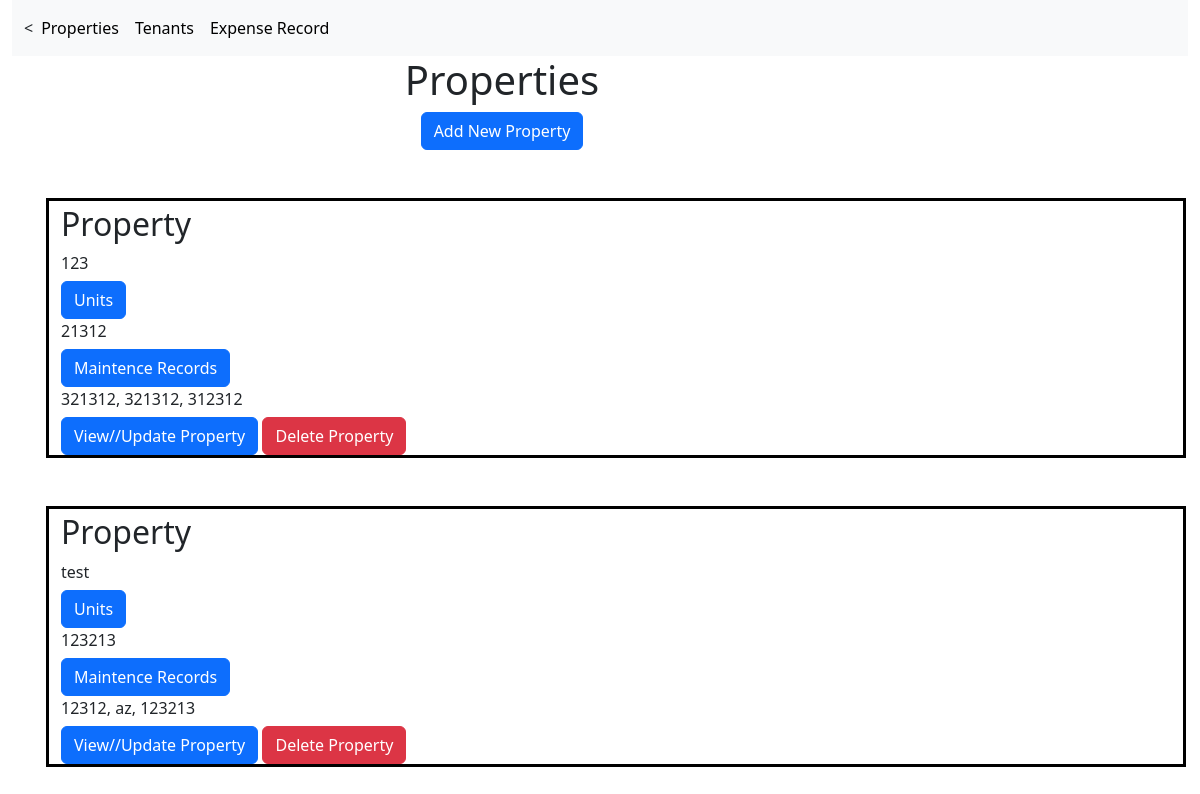
Before: / with the older database file.
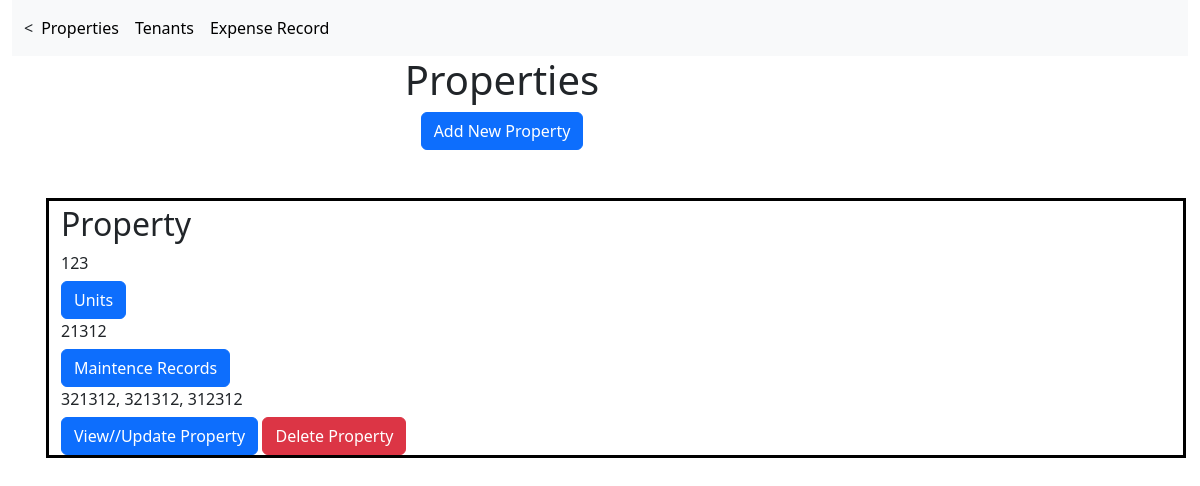
After: the same page with the newer database file.
### real_estate/models.py (models this page shows)
class Property(models.Model):
    property_id = models.BigAutoField(primary_key=True)
    name = models.TextField()
    street_addr = models.TextField()
    city = models.TextField()
    county = models.TextField(null=True)
    state_abrv = models.TextField()
    zip = models.TextField()
    purchase_date = models.DateField(blank=True, null=True)
    sqr_ft = models.TextField(blank=True, null=True)
    price_per_sqqr_ft = models.TextField(blank=True, null=True)
    purchase_price = models.TextField(blank=True, null=True)
    market_price = models.TextField(blank=True, null=True)
    num_of_units = models.TextField(blank=True, null=True)
    notes = models.TextField(null=True)
    class Meta:
        managed = True
        db_table = 'property'

### real_estate/views.py (the view)
# urls.py: path('', views.properties, name = 'properties_list'),
def properties(request):
    properties = Property.objects.all()
    return render(request, 'properties_list.html', {'properties':properties})

### real_estate/templates/properties_list.html
{% extends 'nav_bar.html' %}
{% block content%}
<div class="container-fluid">
<center><h1>Properties</h1></center>
           <div class="buttons">
             <div class = "page-add-button">
              <center>
               <p><a href = "{% url 'property_form' %}" class = "btn btn-primary" >Add New Property  </a> </p>
              </center>
            </div>
           </div>
       </div>
       </div>
{% if properties %}
<ul>
    {% for property in properties %}
    <div class="container pt-1 my-5" style="border: 3px solid black;">
    <h2>Property</h2>
    <a style="display: inline-block; width: 100%; text-align: left;">
        <span style="float: left;">{{ property.name }}</span>
        <a class="btn btn-primary" href = "{% url 'units_list' property.property_id %}">Units</a>
      </a>
      <a style="display: inline-block; width: 100%; text-align: left;">
        <span style="float: left;">{{ property.street_addr }}</span>
        <a class="btn btn-primary" href = "{% url 'maintence_records' property.property_id %}">Maintence Records</a>
    </a>
      <a style="display: inline-block; width: 100%; text-align: left;">
        <span style="float: left;">{{ property.city }}, {{property.state_abrv}}, {{property.zip}}</span>
        <span style="float: right;"><a class="btn btn-primary" href = "{% url 'update_property' property.property_id %}">View//Update Property</a>            <a class="btn btn-danger" href = "{% url 'delete_property' property.property_id %}">Delete Property</a></span>
      </a>
    </div>
    {% endfor%}
</ul>
{% else %}
<p> There are no Properties </p>
{% endif %}
{% endblock %}

Changed rows visible on the page:
removed Property: name "test", street_addr "123213", city "12312", state_abrv "az", zip "123213"
